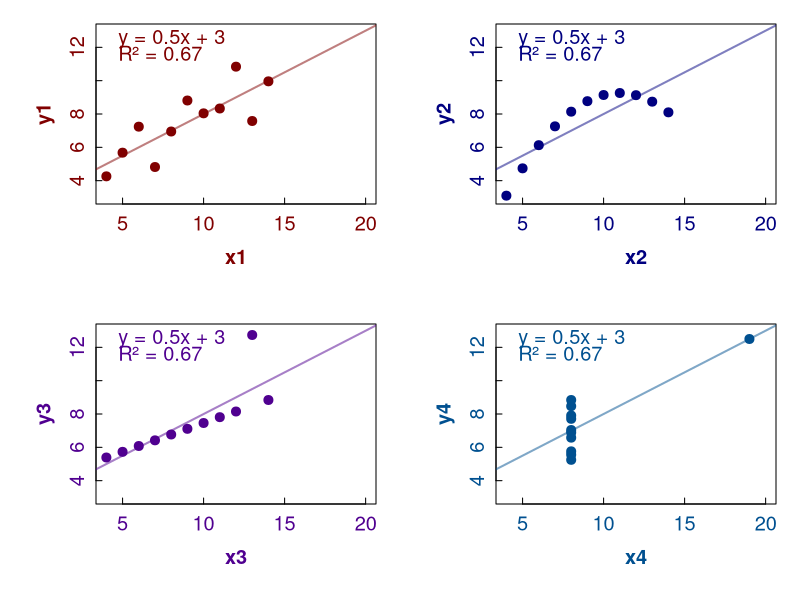

This chart was generated by the following R code:
par(mar=c(4,4,1,1), mfrow=c(2,2), mgp=c(1.7,0.3,0), tcl=0.25, font.lab=2, cex=1.2)
with(datasets::anscombe, plot(x1,y1, pch=19, xlim=c(4,20), ylim = c(3,13),
                              col="#800000", col.axis="#800000", col.lab="#800000"))
lm1 <- with(datasets::anscombe, lm(y1~x1))
text(4,12.5, pos=4, col="#800000",
     labels=paste0("y = ",signif(lm1$coef[2],2),"x + ",signif(lm1$coef[1],2)))
text(4,11.5, pos=4, col="#800000",
     labels=paste0("R\u00B2 = ",signif(summary(lm1)$r.sq,2)))
abline(lm1, lwd = 2, col = "#80000080")
with(datasets::anscombe, plot(x2,y2, pch=19, xlim=c(4,20), ylim = c(3,13),
                              col="#000080", col.axis="#000080", col.lab="#000080"))
lm2 <- with(datasets::anscombe, lm(y2~x2))
text(4,12.5, pos=4, col="#000080",
     labels=paste0("y = ",signif(lm2$coef[2],2),"x + ",signif(lm2$coef[1],2)))
text(4,11.5, pos=4, col="#000080",
     labels=paste0("R\u00B2 = ",signif(summary(lm2)$r.sq,2)))
abline(lm2, lwd = 2, col = "#00008080")
with(datasets::anscombe, plot(x3,y3, pch=19, xlim=c(4,20), ylim = c(3,13),
     col="#500090", col.axis="#500090", col.lab="#500090"))
lm3 <- with(datasets::anscombe, lm(y3~x3))
text(4,12.5, pos=4, col="#500090",
     labels=paste0("y = ",signif(lm3$coef[2],2),"x + ",signif(lm3$coef[1],2)))
text(4,11.5, pos=4, col="#500090",
     labels=paste0("R\u00B2 = ",signif(summary(lm3)$r.sq,2)))
abline(lm3, lwd = 2, col = "#50009080")
with(datasets::anscombe, plot(x4,y4, pch=19, xlim=c(4,20), ylim = c(3,13),
     col="#005090", col.axis="#005090", col.lab="#005090"))
lm4 <- with(datasets::anscombe, lm(y4~x4))
text(4,12.5, pos=4, col="#005090",
     labels=paste0("y = ",signif(lm4$coef[2],2),"x + ",signif(lm4$coef[1],2)))
text(4,11.5, pos=4, col="#005090",
     labels=paste0("R\u00B2 = ",signif(summary(lm4)$r.sq,2)))
abline(lm4, lwd = 2, col = "#00509080")
